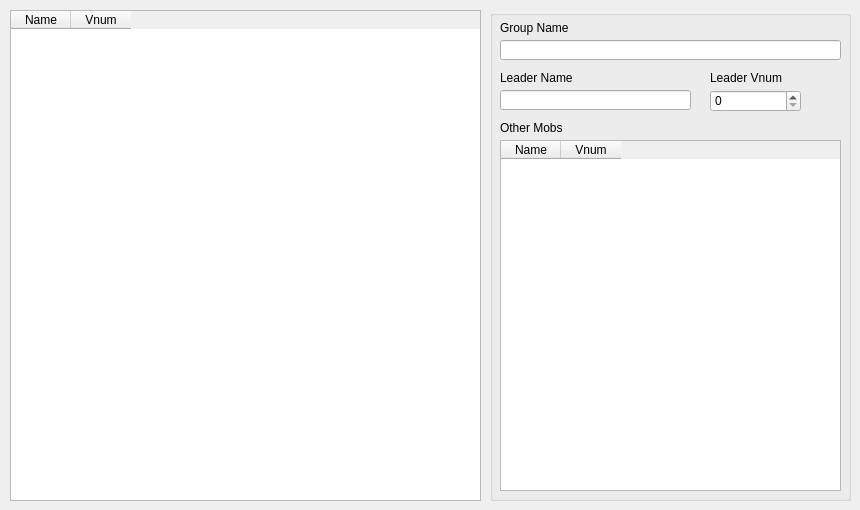
      <widget class="QWidget" name="tab_6">
       <attribute name="title">
        <string>Group</string>
       </attribute>
       <widget class="QGroupBox" name="groupBox_2">
        <property name="geometry">
         <rect>
          <x>490</x>
          <y>10</y>
          <width>361</width>
          <height>491</height>
         </rect>
        </property>
        <property name="title">
         <string/>
        </property>
        <widget class="QLineEdit" name="lineEdit">
         <property name="geometry">
          <rect>
           <x>10</x>
           <y>30</y>
           <width>341</width>
           <height>20</height>
          </rect>
         </property>
        </widget>
        <widget class="QLabel" name="label_41">
         <property name="geometry">
          <rect>
           <x>10</x>
           <y>10</y>
           <width>111</width>
           <height>16</height>
          </rect>
         </property>
         <property name="text">
          <string>Group Name</string>
         </property>
        </widget>
        <widget class="QLabel" name="label_42">
         <property name="geometry">
          <rect>
           <x>10</x>
           <y>60</y>
           <width>111</width>
           <height>16</height>
          </rect>
         </property>
         <property name="text">
          <string>Leader Name</string>
         </property>
        </widget>
        <widget class="QLineEdit" name="lineEdit_2">
         <property name="geometry">
          <rect>
           <x>10</x>
           <y>80</y>
           <width>191</width>
           <height>20</height>
          </rect>
         </property>
        </widget>
        <widget class="QLabel" name="label_43">
         <property name="geometry">
          <rect>
           <x>220</x>
           <y>60</y>
           <width>111</width>
           <height>16</height>
          </rect>
         </property>
         <property name="text">
          <string>Leader Vnum</string>
         </property>
        </widget>
        <widget class="QSpinBox" name="spinBox">
         <property name="geometry">
          <rect>
           <x>220</x>
           <y>80</y>
           <width>91</width>
           <height>22</height>
          </rect>
         </property>
         <property name="maximum">
          <number>35535</number>
         </property>
        </widget>
        <widget class="QTableWidget" name="tableWidget_4">
         <property name="geometry">
          <rect>
           <x>10</x>
           <y>130</y>
           <width>341</width>
           <height>351</height>
          </rect>
         </property>
         <attribute name="horizontalHeaderDefaultSectionSize">
          <number>60</number>
         </attribute>
         <attribute name="verticalHeaderVisible">
          <bool>false</bool>
         </attribute>
         <attribute name="verticalHeaderDefaultSectionSize">
          <number>22</number>
         </attribute>
         <column>
          <property name="text">
           <string>Name</string>
          </property>
         </column>
         <column>
          <property name="text">
           <string>Vnum</string>
          </property>
         </column>
        </widget>
        <widget class="QLabel" name="label_44">
         <property name="geometry">
          <rect>
           <x>10</x>
           <y>110</y>
           <width>111</width>
           <height>16</height>
          </rect>
         </property>
         <property name="text">
          <string>Other Mobs</string>
         </property>
        </widget>
       </widget>
       <widget class="QTableWidget" name="tableWidget_3">
        <property name="geometry">
         <rect>
          <x>10</x>
          <y>10</y>
          <width>471</width>
          <height>491</height>
         </rect>
        </property>
        <property name="alternatingRowColors">
         <bool>true</bool>
        </property>
        <attribute name="horizontalHeaderDefaultSectionSize">
         <number>60</number>
        </attribute>
        <attribute name="verticalHeaderVisible">
         <bool>false</bool>
        </attribute>
        <attribute name="verticalHeaderDefaultSectionSize">
         <number>22</number>
        </attribute>
        <column>
         <property name="text">
          <string>Name</string>
         </property>
        </column>
        <column>
         <property name="text">
          <string>Vnum</string>
         </property>
        </column>
       </widget>
      </widget>
